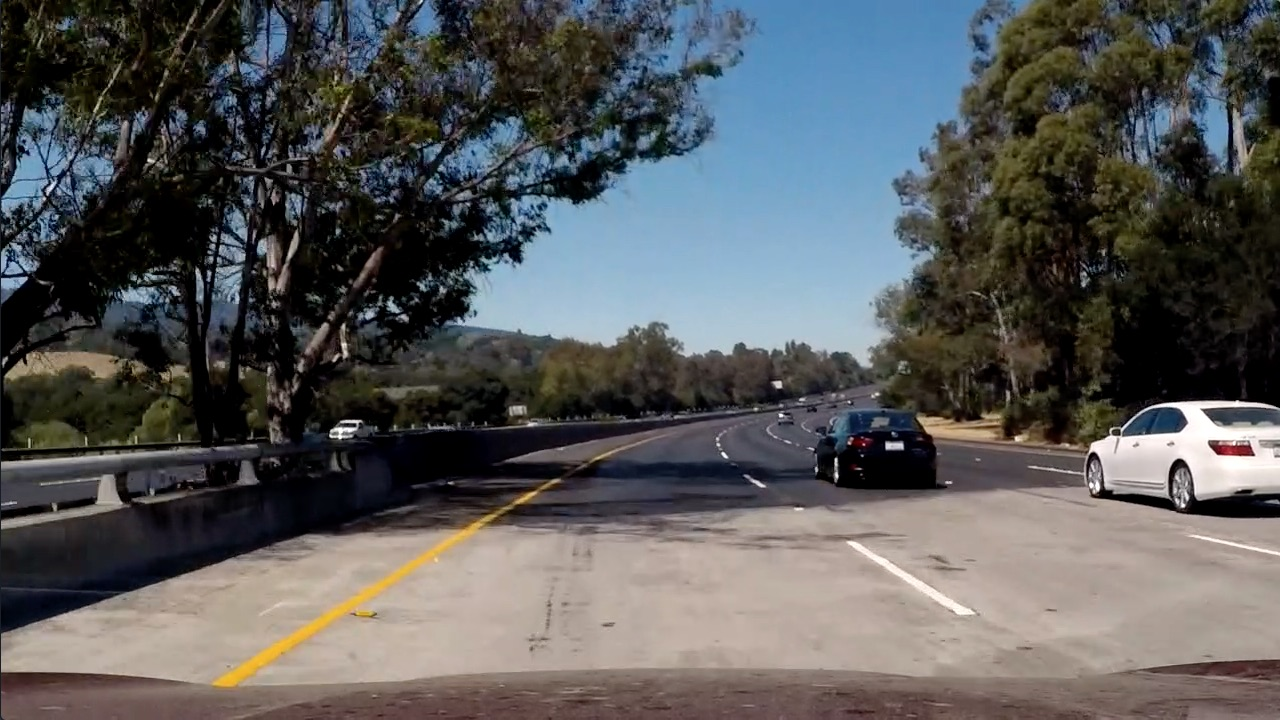
#> input picture test_images/7.jpg, 1280 x 720 px
$ jupyter execute --allow-errors Advanced-Lane-Lines.ipynb   (shell and % lines are left out)   (older library calls are emulated)
#> lines starting #> are read from the running program, lines starting #| are printed output that depends on the picture; after the words box and inside, x2 and y2 are one past the last pixel; in counts of white or black regions, pixels touching at a corner belong together
## Advanced Lane Finding Project

The goals / steps of this project are the following:

* Compute the camera calibration matrix and distortion coefficients given a set of chessboard images.
* Apply a distortion correction to raw images.
* Use color transforms, gradients, etc., to create a thresholded binary image.
* Apply a perspective transform to rectify binary image ("birds-eye view").
* Detect lane pixels and fit to find the lane boundary.
* Determine the curvature of the lane and vehicle position with respect to center.
* Warp the detected lane boundaries back onto the original image.
* Output visual display of the lane boundaries and numerical estimation of lane curvature and vehicle position.

---
## First, I'll compute the camera calibration using chessboard images

[cell 1]
import numpy as np
import cv2
import glob
import pickle
import matplotlib
import matplotlib.pyplot as plt
import matplotlib.image as mpimg

[cell 2]
# Prepare object points like (0,0,0), (1,0,0), (2,0,0), ...,(6,5,0)
objpts = np.zeros((6*9, 3), np.float32)
# Get the meshgrid points one by one and replace them in the x and y
# coordinates of the object points
objpts[:,:2] = np.mgrid[0:9, 0:6].T.reshape(-1,2)

objpoints = []
imgpoints = []

# [52 lines left out: functions get_cam_params, store_cam_params, not called in this run]

def load_pickle():
    '''
    Loads the camera parameters from the pickle file previously stored.

    :return: Dictionary containg the data in pickle

    '''
    infile = open("camera_cal/camera_param_pickle.p",'rb')
    new_dict = pickle.load(infile)
    infile.close()

    return new_dict

[cell 3]
def lab_select(image, thresh=(0, 255), channel='l'):
    '''
    Masks the given channel of the CIE Lab image using the thresholds given.

    :param image: Image to be converted in CIE Lab and then thresholded
    :param thresh: Tuple containing upper and lower threshold values
    :param channel: Character indicating the channel to work on
    :return: The thresholded binary image

    '''
    # Convert the image to the CIE Lab colorspace
    cie_lab = cv2.cvtColor(image, cv2.COLOR_RGB2LAB)
#     cie_lab = cv2.cvtColor(image, cv2.COLOR_BGR2LAB)

    # Select the appropriate channel for processing
    if channel == 'l':
        ch = 0
        channel = "CIE L"
    elif channel == 'a':
        ch = 1
        channel = "CIE A"
    elif channel == 'b':
        ch = 2
        channel = "CIE B"

    layer = cie_lab[:, :, ch]

    # The L channel has an automatic thresholding mode, regardles of the input thresholds
    if channel == 'CIE L':

        a = 39.20193
        b= 5.121302
        c = 42.48095
        d = 88.16211

        avg = np.average(layer[420:,:])

        thresh0 = d + (a - d) / (1 + (avg / c) ** b)
        thresh0 = thresh0
        thresh1 = 100

    else:
        thresh0 = thresh[0]
        thresh1 = thresh[1]

    # Return a binary image of threshold result
    mask = np.zeros_like(layer)

    mask[(layer >= thresh0) & (layer <= thresh1)] = 1


    return mask

[cell 4]
def combined_filters(image):
    '''
    Combine different filters in order to get the lanes from the image.

    :param image: Image to process
    :return: Binary mask of the image with everything but the lane lines removed

    '''
    # Parameters for the bilateral filter
    diam = 9
    sig_col = 13
    sig_sp = 31


    blur_filter = cv2.bilateralFilter(image, d=diam, sigmaColor=sig_col, sigmaSpace=sig_sp)

    # Take two masked images, applying different thresholds on each of them
    # The cie_l image automatically calculates it's thresholds
    cie_l = lab_select(blur_filter)
    cie_b = lab_select(blur_filter, (18, 100), "b")

    # Combine the two images in a single one
    combined = np.zeros_like(cie_l)
    combined[(cie_l == 1) | (cie_b == 1)] = 1

#     return np.dstack((combined, combined, combined))
    return combined

[cell 5]
def filtered_image(image):
    '''
    Convert the image to another format, apply the filtering function and convert it back to the original format

    :param image: Image to process
    :return: Processed image of type uint8

    '''
    # Convert image from float32 to uint8
    image = image.astype(np.float32)
    image = image/255


    # Send the image for processing to combined_image()
    comb = combined_filters(image)

    # Convert the image back to uint8
#     weighted = cv2.addWeighted(image, 0.5, comb, 1, 0)

    weighted = comb
    uint_img = cv2.convertScaleAbs(weighted * 255)

    return uint_img

[cell 6]
def undistort(image, mtx, dist):
    ''' Undistorts given image based on the parameters `mtx` adn `dist`'''

    result = cv2.undistort(image, mtx, dist, None, mtx)
    return result

[cell 7]
def warp_perspective(image, mode="direct"):
    '''
    Transform the image in bird's eye view or from bird's eye view back to normal

    :param image: Image to process
    :mode: String indicating if the transformation is a direct or inverse one
    :return: Perspective transformed image

    '''
    height = image.shape[0]
    width  = image.shape[1]

    # Set the horizontal boundaries of the roi to be warped
    y1 = 450
    y2 = 690

    coef = 300
    up = 33

    pts1 = np.float32([[587 - up, y1], [692 + up,  y1], [1068 + coef,      y2], [230 - coef,   y2]])
    pts2 = np.float32([[0,    0], [width, 0], [width, height], [0, height]])

    if mode == "direct":
        M = cv2.getPerspectiveTransform(pts1, pts2)
    else:
        M = cv2.getPerspectiveTransform(pts2, pts1)

    # Transform the image
    dst = cv2.warpPerspective(image, M, (width, height))

    return dst

[cell 8]
def find_lane_pixels(binary_warped, draw_boxes=False):

    # Apply this operations on a warped binary image
    histogram = np.sum(binary_warped[binary_warped.shape[0]//2:, :], axis=0)
    # Create an output image, to visualize the result
    out_img = np.dstack((binary_warped, binary_warped, binary_warped))
    # Find the peak of the left and right halves of the histogram
    midpoint = np.int(histogram.shape[0]//2)
    leftx_base = np.argmax(histogram[:midpoint])
    rightx_base = np.argmax(histogram[midpoint:]) + midpoint

    # print(leftx_base, " ", rightx_base)

    # HYPERPARAMETERS
    # Number of sliding windows
    nwindows = 9
    # Set width of windows +/- margin
    margin = 100
    # Minimum number of pixels to recenter image
    minpix = 50

    # Set height of windows - based on the parameters above
    window_height = np.int(binary_warped.shape[0]//nwindows)
    # Identify the x and y positions of all nonzero pixels in the image
    # NOTE: np.nonzero() returns the indices of the nonzero points in the image
    nonzero = binary_warped.nonzero()

    # Split the array of nonzero points in two arrays that contain only the x and y
    # coordinates respectively
    nonzeroy = np.array(nonzero[0])
    nonzerox = np.array(nonzero[1])

    # Set the current position to be the base of the first window. The position will be
    # updated for each window in `nwindows`
    leftx_current = leftx_base
    rightx_current = rightx_base

    # Create empty lists to receive left and right lane pixel indices
    left_lane_inds = []
    right_lane_inds = []

    # Step through the windows one by one
    for window in range(nwindows):
        # Identify window boundaries in x and y (and right and left)
        win_y_low = binary_warped.shape[0] - (window + 1) * window_height
        win_y_high = binary_warped.shape[0] - window * window_height

        win_xleft_low   = leftx_current - margin
        win_xleft_high  = leftx_current + margin
        win_xright_low  = rightx_current - margin
        win_xright_high = rightx_current + margin

        if draw_boxes:
            cv2.rectangle(out_img, (win_xleft_low, win_y_low),
                          (win_xleft_high, win_y_high), (0,255,0), 2)
            cv2.rectangle(out_img, (win_xright_low, win_y_low),
                          (win_xright_high, win_y_high), (0,255,0), 2)

        # TODO: Identify the nonzero pixels in x and y within the window
        good_left_inds = np.array(np.nonzero((win_xleft_low <= nonzerox) & (nonzerox < win_xleft_high) &
                                             (win_y_low <= nonzeroy) & (nonzeroy < win_y_high)))
        # good_left_inds = nonzerox[(win_xleft_low < nonzerox) & (nonzerox < win_xleft_high) &
        #                           (win_y_low < nonzeroy) & (nonzeroy < win_y_high)]
        good_right_inds = np.array(np.nonzero((win_xright_low <= nonzerox) & (nonzerox < win_xright_high) &
                                              (win_y_low <= nonzeroy) & (nonzeroy < win_y_high)))

        # Append these indices to the lists
        left_lane_inds.append(good_left_inds[0])
        right_lane_inds.append(good_right_inds[0])

        # TODO: If you found > minpix pixels, recenter window
        # (`right` or `leftx_current`) on their mean position

        if (np.size(good_right_inds) > minpix):
            rightx_current = np.int(np.average(nonzerox[good_right_inds], axis=1))

        if (np.size(good_left_inds) > minpix):
            leftx_current = np.int(np.average(nonzerox[good_left_inds], axis=1))
            # print(leftx_current)

    # Concatenate the arrays of indices (previously was a list of lists of pixels)
    left_lane_inds = np.concatenate(left_lane_inds)
    right_lane_inds = np.concatenate(right_lane_inds)

    # Extract left and right line pixel positions
    leftx = nonzerox[left_lane_inds]
    lefty = nonzeroy[left_lane_inds]
    rightx = nonzerox[right_lane_inds]
    righty = nonzeroy[right_lane_inds]

    return leftx, lefty, rightx, righty, out_img

def fit_polynomial(binary_warped):

    ym_per_pix = 30 / 720  # meters per pixel in y dimension
    xm_per_pix = 3.7 / 700  # meters per pixel in x dimension

    # Find our lane pixels first
    leftx, lefty, rightx, righty, out_img = find_lane_pixels(binary_warped)

    try:
        left_fit = np.polyfit(lefty, leftx, 2)
        right_fit = np.polyfit(righty, rightx, 2)
    except:
        print("Points vector is empty")
        left_fit = [0,0,0]
        right_fit = [0,0,0]

#     left_fit = np.polyfit(lefty * ym_per_pix, leftx * xm_per_pix, 2)
#     right_fit = np.polyfit(righty * ym_per_pix, rightx * xm_per_pix, 2)

#     right_fit_cr = np.polyfit(ploty * ym_per_pix, rightx * xm_per_pix , 2)


    # Generate x and y values for plotting
    # np.linspace() is similar to range(first, last, values), with the difference that the last parameters specifies the
    # number of values to be generated, not the step
    ploty = np.linspace(0, binary_warped.shape[0] - 1, binary_warped.shape[0])

    # Generate the x coordinates for each of the y coordinates of the fitted function
    try:
        left_fitx = left_fit[0]*ploty**2 + left_fit[1]*ploty + left_fit[2]
        right_fitx = right_fit[0]*ploty**2 + right_fit[1]*ploty + right_fit[2]

    except:
        print("The function failed to fit a line!")

    ### Visualization
    # Colors in the left an right lane regions
    out_img[lefty, leftx] = [255, 0, 0]
    out_img[righty, rightx] = [0, 0, 255]

# [7 lines of commented-out code are left out]

    return out_img, left_fit, right_fit

[cell 9]
def measure_curvature_real(left_fit_cr, right_fit_cr):
    '''
    Calculates the curvature of polynomial functions in meters.
    '''
    # Define conversions in x and y from pixels space to meters
    ym_per_pix = 30 / 720  # meters per pixel in y dimension
    xm_per_pix = 3.7 / 700  # meters per pixel in x dimension

    # Define y-value where we want radius of curvature
    # We'll choose the maximum y-value, corresponding to the bottom of the image
    y_eval = 719

    left_fit_0 = left_fit_cr[0] * (xm_per_pix/(ym_per_pix ** 2))
    left_fit_1 = left_fit_cr[1] * (xm_per_pix/ym_per_pix)

    right_fit_0 = right_fit_cr[0] * (xm_per_pix/(ym_per_pix ** 2))
    right_fit_1 = right_fit_cr[1] * (xm_per_pix/ym_per_pix)

    ##### TO-DO: Implement the calculation of R_curve (radius of curvature) #####
    left_curverad =  ((1 + (2 * left_fit_0 * y_eval * ym_per_pix + left_fit_1) ** 2) ** (3/2)) / np.abs(2 * left_fit_0)
    right_curverad = ((1 + (2 * right_fit_0 * y_eval * ym_per_pix + right_fit_1) ** 2) ** (3/2)) / np.abs(2 * right_fit_0)

    return left_curverad, right_curverad

[cell 10]
image = cv2.imread('test_images/7.jpg')
#> image is the input picture: shape (720, 1280, 3); mean B, G, R 89.8, 89.3, 88.5
image = cv2.cvtColor(image, cv2.COLOR_BGR2RGB)

[cell 11]
''' Warping works'''

params_dict = load_pickle()
#> (reads camera_cal/camera_param_pickle.p from the repository)

image = cv2.imread('test_images/2.jpg')
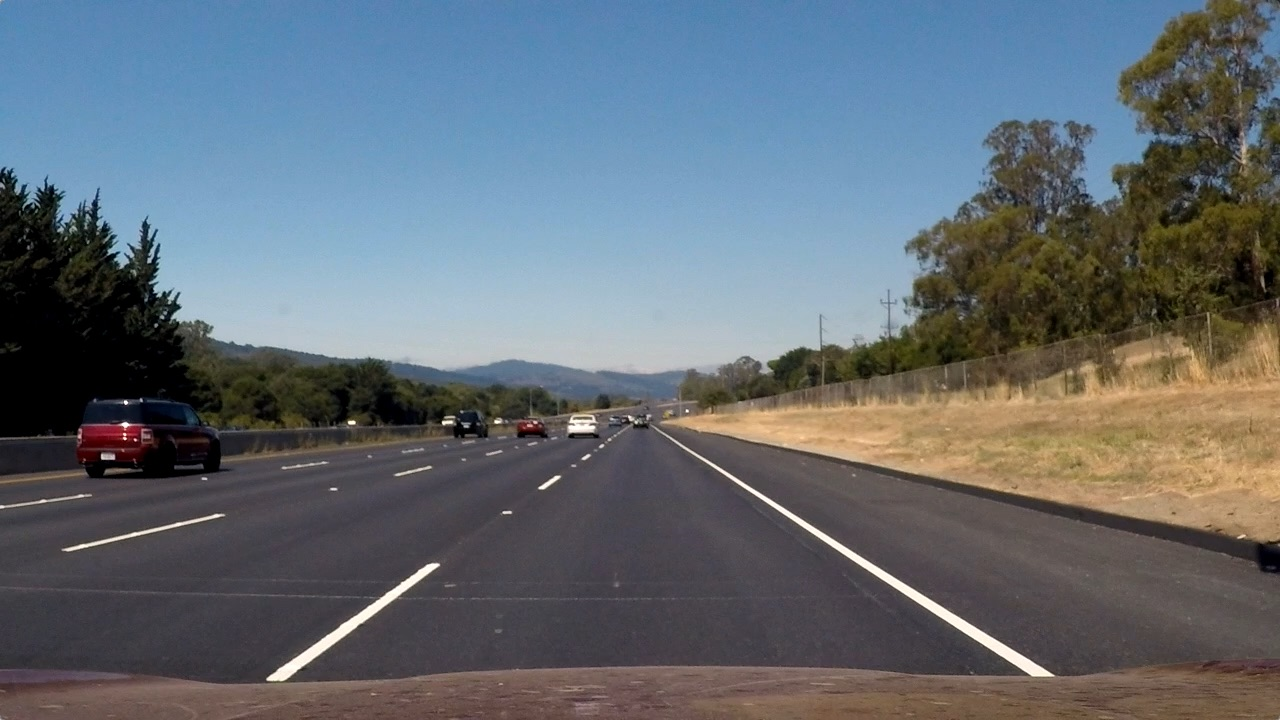
#> input picture test_images/2.jpg, 1280 x 720 px
#> image is the input picture: shape (720, 1280, 3); mean B, G, R 115.1, 107.7, 99.4
image = cv2.cvtColor(image, cv2.COLOR_BGR2RGB)

undist = undistort(image, params_dict["mtx"], params_dict["dist"])
warped = warp_perspective(undist)

# res = np.vstack((image, undist))

# res = cv2.resize(res, (res.shape[1]//2,res.shape[0]//2))
cv2.imshow('res', warped)
# cv2.waitKey(0)
# cv2.imwrite('output_images/camera_cal_before.png', image)
# cv2.imwrite('output_images/camera_cal_after.png', undist)


cv2.destroyAllWindows()

[cell 12]
def fill_lane(masked_img, left_fit, right_fit):
    '''
    Fills the space in between the two lane lines with a color

    :param masked_img: Image that will be modified
    :param left_fit: The coefficients of the left lane
    :param right_fit: The coefficients of the right lane

    '''

    # Get an array of numbers from 0 to the height of the image (720 in our case)
    ploty = np.linspace(0, masked_img.shape[0] - 1, masked_img.shape[0])

    # Try fitting a polynomial on the lane
    try:
        left_x = left_fit[0] * (ploty ** 2) + left_fit[1] * ploty + left_fit[2]
        left_lane = np.stack((left_x, ploty), -1)

        ploty = ploty[::-1]

        right_x = right_fit[0] * ploty ** 2 + right_fit[1] * ploty + right_fit[2]
        right_lane = np.stack((right_x, ploty), -1)

        polygon = np.concatenate((left_lane, right_lane))
        polygon = np.int32([polygon])

        cv2.fillPoly(masked_img, polygon, (51, 255, 102))
    except:
        print("Error drawing the lane")

    return masked_img

[cell 13]
def calculate_offset(img_shape, left_fit, right_fit):
    '''
    Calculates the offset from the center of the lane

    :param img_shape: The shape of the image received from the camera
    :param left_fit: Coefficients of the left lane polynomial
    :param right_fit: Coefficients of the right lane polynomial
    :return: A number representing the offset measured in meters

    '''
    # The camera that takes the images is centered, so the center of the image corresponds to
    # the center of the car
    img_center = img_shape[1]//2

    # Calculate the values of both polynomials at the bottom of the image (i.e. nearest to the car)
    y = 719

    left_pos  = left_fit[0] * (y ** 2) + left_fit[1] * y + left_fit[2]
    right_pos = right_fit[0] * (y ** 2) + right_fit[1] * y + right_fit[2]

    # Find the center of the lane and the offset measured in pixels
    lane_center = (left_pos + right_pos)/2
    offset_pix = lane_center - img_center

    xm_per_pix = 3.7/700 # meters per pixel in x dimension

    # Convert that offset in meters
    offset_met = xm_per_pix * offset_pix

    return offset_met

[cell 14]
image = cv2.imread('test_images/3.jpg')
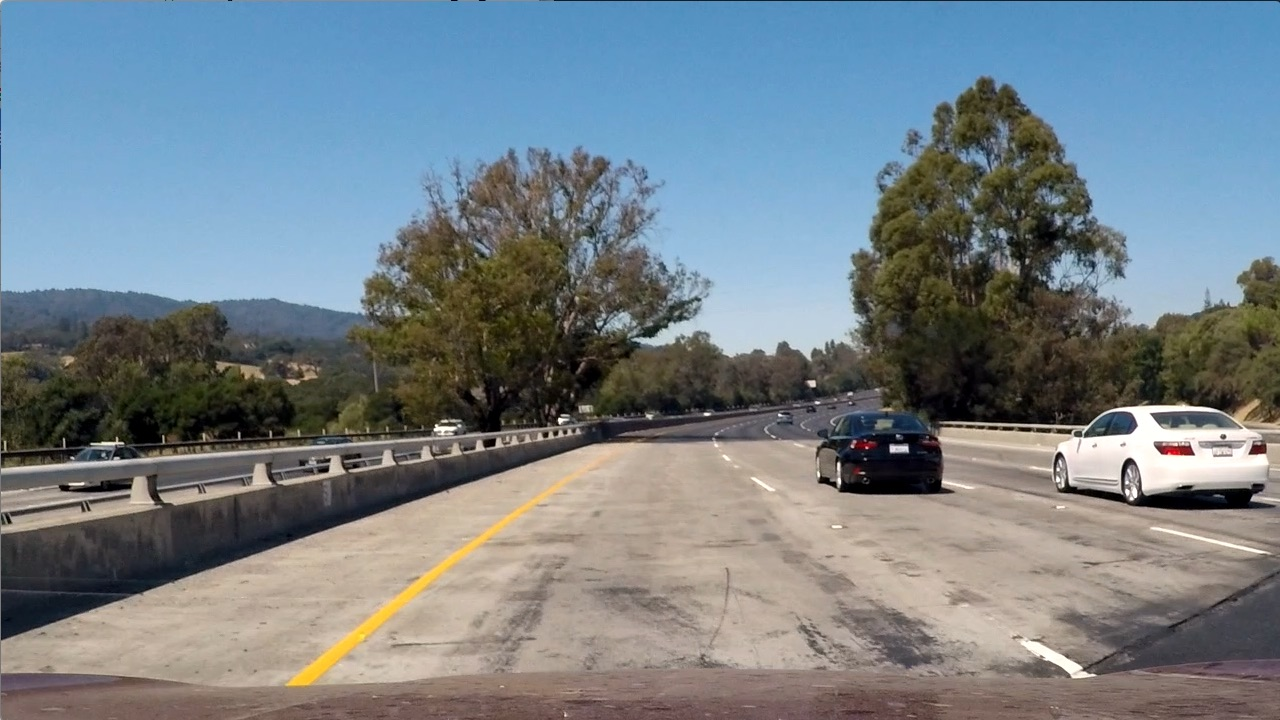
#> input picture test_images/3.jpg, 1280 x 720 px
#> image is the input picture: shape (720, 1280, 3); mean B, G, R 135.5, 128.7, 117.5
image = cv2.cvtColor(image, cv2.COLOR_BGR2RGB)


''' Camera undistortion works '''

''' IMportant code lines below'''
# mtx, dist = get_cam_params()
# store_cam_params(mtx, dist)
params_dict = load_pickle()

def process_image(image):

    undist = undistort(image, params_dict["mtx"], params_dict["dist"])
    binary = filtered_image(undist)
#> in lab_select, `layer = cie_lab[:, :, ch]`:
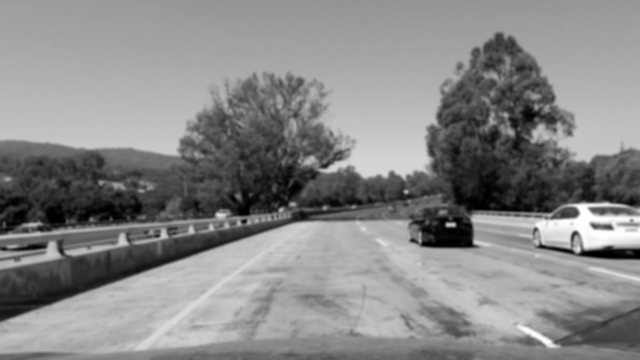
#> layer: shape (720, 1280) float32 (shown at 1/2 size); min 0, max 99.9, mean 53.1; drawn with min black and max white
#> in lab_select, `avg = np.average(layer[420:,:])`: avg = 55.93
#> in lab_select, `thresh0 = d + (a - d) / (1 + (avg / c) ** b)`: thresh0 = 78.54
#> in filtered_image, `comb = combined_filters(image)`:
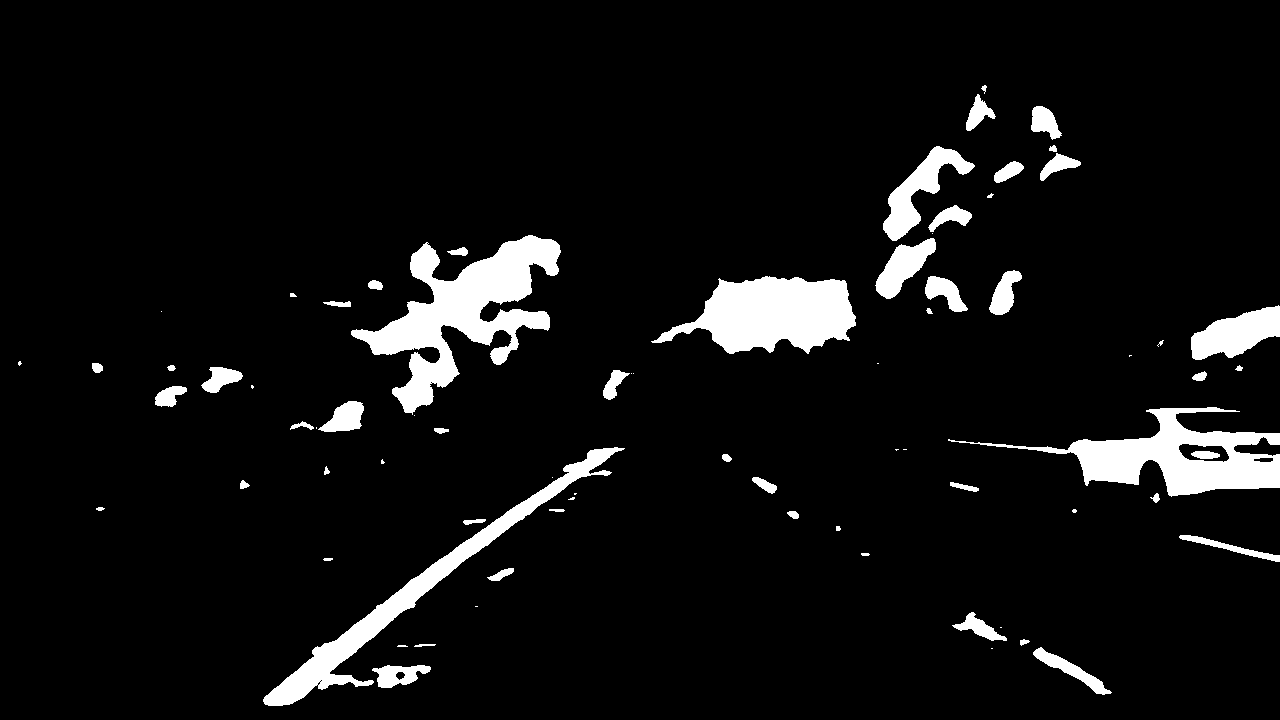
#> comb: shape (720, 1280) float32; values 0 (black) and 1 (white), 6.6% white; 75 white regions (22 under 20 px), largest, box (x1, y1, x2, y2) and area: (351, 235, 561, 415) 13784, (948, 407, 1280, 497) 10069, (651, 276, 856, 354) 9778
    warped = warp_perspective(binary)
#> (the rest of the program and of its run is left out)
